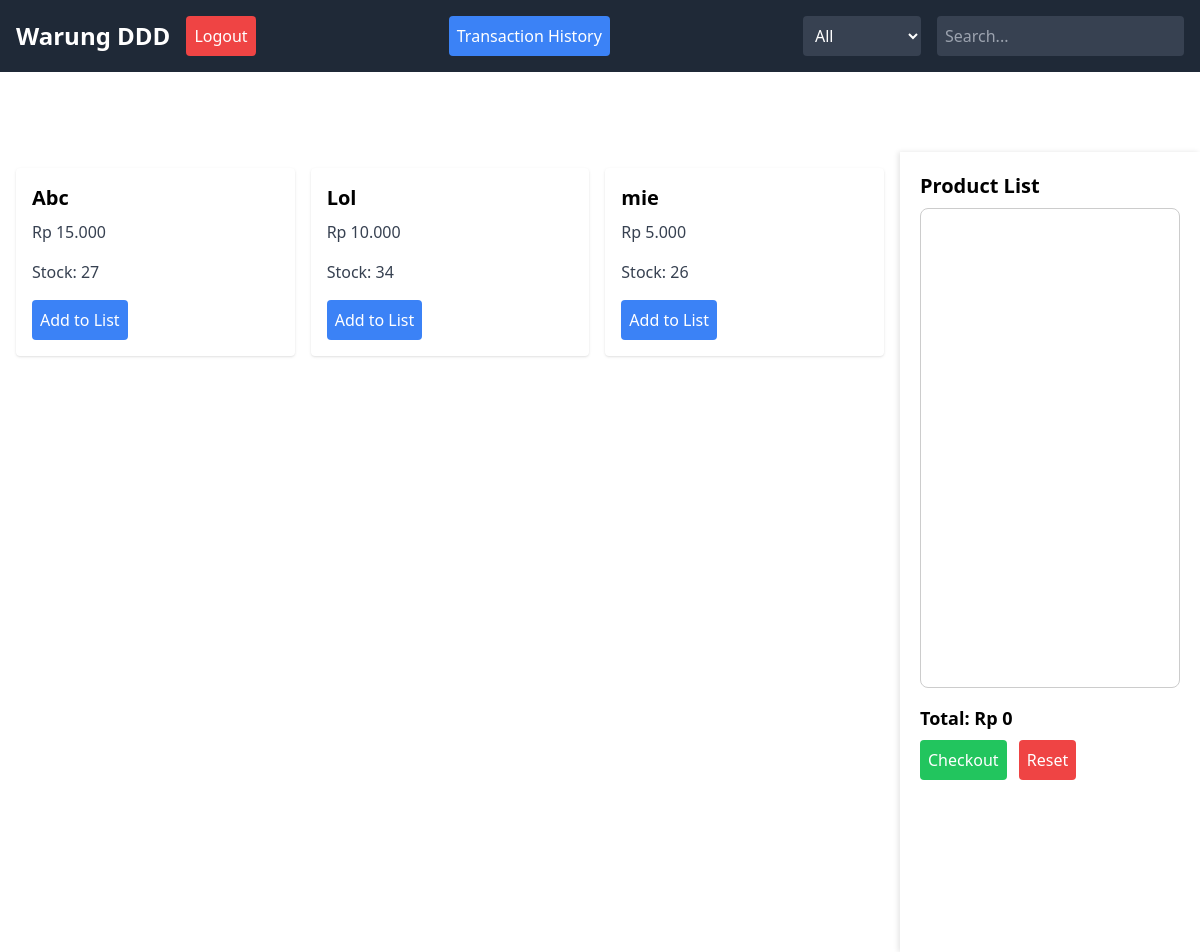
/warung.php (signed in), run on the app's committed database.
### tables this page shows
CREATE TABLE `produk` (
  `id_produk` int(11) NOT NULL,
  `nama_produk` varchar(100) DEFAULT NULL,
  `kstegori` enum('makanan','minuman','peralatan mandi','perawatan','bahan dapur') NOT NULL,
  `harga` decimal(10,2) DEFAULT NULL,
  `stok` int(11) DEFAULT NULL
);

### warung.php (the view, shortened to what this page needs)
<?php
include 'service/database.php';
$result = $db->query("SELECT id_produk, nama_produk, harga, stok FROM produk");
$products = [];
while ($row = $result->fetch_assoc()) {
    $products[] = $row;
}
?>
<!DOCTYPE html>
<html lang="en">
<head>
    <script src="https://cdn.tailwindcss.com"></script>
    <link href="https://cdn.jsdelivr.net/npm/daisyui@4.12.14/dist/full.min.css" rel="stylesheet" type="text/css" />
    <link href="css/sidebar.css" rel="stylesheet"/>
    <link href="css/content.css" rel="stylesheet"/>
</head>
<body>
<div class="flex justify-between items-center p-4 bg-gray-800 text-white fixed-navbar">
        <div class="flex items-center space-x-4">
            <h1 class="text-2xl font-bold">Warung DDD</h1>
            <form action="logout.php" method="POST">
                <button type="submit" class="bg-red-500 text-white p-2 rounded">Logout</button>
            </form>
        </div>
        <a href="data_penjualan.php" class="bg-blue-500 text-white p-2 rounded">Transaction History</a>
        <div class="flex space-x-4">
            <select class="p-2 rounded bg-gray-700 text-white">
                <option selected value="all">All</option>
            </select>
            <input id="searchInput" type="text" placeholder="Search..." class="p-2 rounded bg-gray-700 text-white" oninput="filterBags()">
        </div>
    </div>
    <div class="main-container" style="margin-top: 80px;">
        <div class="content">
            <?php foreach ($products as $product): ?>
            <div class="card bg-white rounded shadow p-4" data-name="<?php echo $product['nama_produk']; ?>" data-price="<?php echo $product['harga']; ?>">
                <h2 class="text-xl font-bold mb-2 text-black"><?php echo $product['nama_produk']; ?></h2>
                <p class="text-gray-700 mb-4">Rp <?php echo number_format($product['harga'], 0, ',', '.'); ?></p>
                <p class="text-gray-700 mb-4">Stock: <?php echo $product['stok']; ?></p>
                <form class="product-form" action="process.php" method="POST">
                    <button type="submit" class="bg-blue-500 text-white p-2 rounded add-to-list">Add to List</button>
                </form>
            </div>
            <?php endforeach; ?>
        </div>
        <div class="fixed-sidebar">
            <h2 class="text-xl font-bold mb-2 text-black">Product List</h2>
            <div class="product-list-container">
            </div>
            <div class="mt-4">
                <h3 class="text-lg font-bold text-black">Total: <span id="total-price">Rp 0</span></h3>
                <form id="checkout-form" action="process.php" method="POST">
                    <button type="submit" class="bg-green-500 text-white p-2 rounded mt-2">Checkout</button>
                    <button type="button" id="reset-button" class="bg-red-500 text-white p-2 rounded mt-2 ml-2">Reset</button>
                </form>
            </div>
        </div>
    </div>
</body>
</html>

### css/sidebar.css (style rules this page uses)
.fixed-sidebar { width: 300px; background-color: white; box-shadow: -2px 0 5px rgba(0,0,0,0.1); padding: 20px; overflow-y: auto; z-index: 1000; }

### css/content.css (style rules this page uses)
.main-container { display: flex; align-items: flex-start; }
.content { flex: 1; display: grid; grid-template-columns: repeat(auto-fill, minmax(250px, 1fr)); gap: 1rem; padding: 1rem; }
.fixed-sidebar { width: 300px; background-color: white; box-shadow: -2px 0 5px rgba(0,0,0,0.1); padding: 20px; overflow-y: auto; position: sticky; top: 0; height: 100vh; display: flex; flex-direction: column; }
.product-list-container { flex: 1; overflow-y: auto; max-height: 60vh; border: 1px solid #ccc; padding: 10px; border-radius: 8px; }

### data on the page
produk: nama_produk "Abc", harga "15.000", stok "27"
produk: nama_produk "Lol", harga "10.000", stok "34"
produk: nama_produk "mie", harga "5.000", stok "26"
